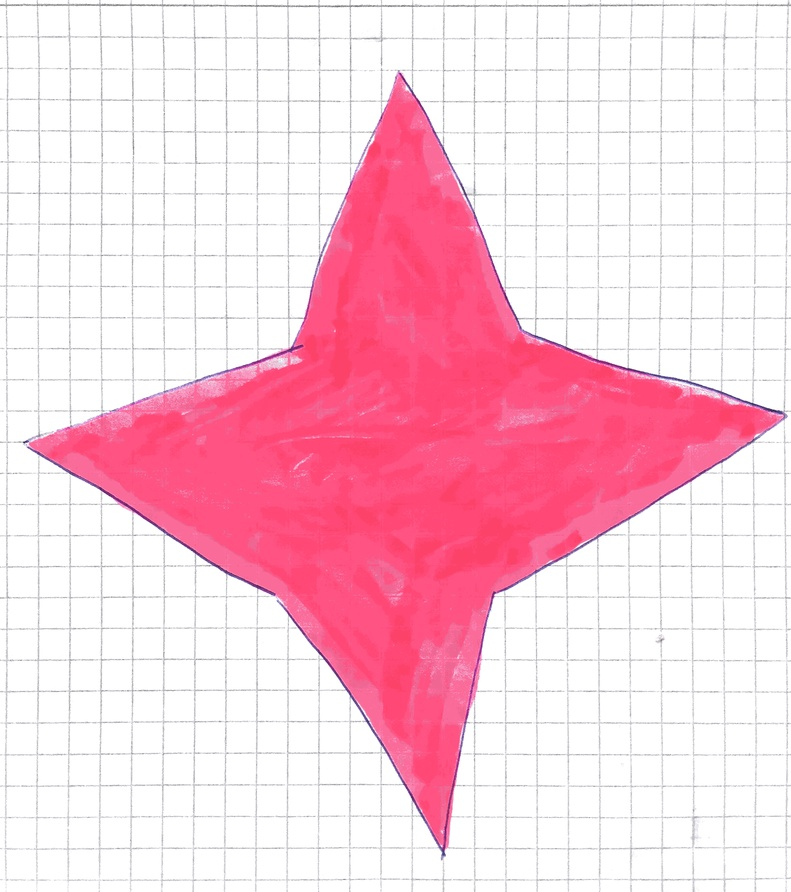
#> input picture TutorialOpenCV/images/redstar.jpg, 791 x 892 px, shrunk from 2129 x 2400 before the run
$ python contours_redstar001.py   (Python 2 division)
#> lines starting #> are read from the running program, lines starting #| are printed output that depends on the picture; after the words box and inside, x2 and y2 are one past the last pixel; in counts of white or black regions, pixels touching at a corner belong together
import cv2
import numpy as np

# load original image
img = cv2.imread('../../images/redstar.jpg')
#> img is the input picture: shape (892, 791, 3); mean B, G, R 218.3, 205.6, 249.6

# convert to grayscale
img_grey = cv2.cvtColor(img,cv2.COLOR_BGR2GRAY)
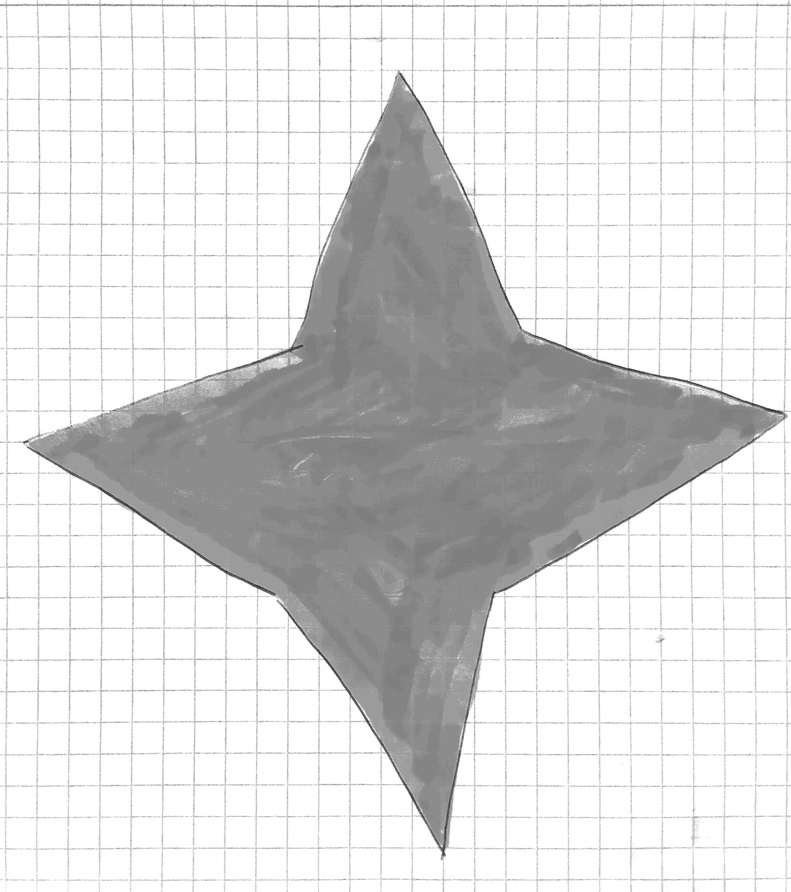
#> img_grey: shape (892, 791); min 35, max 255, mean 220.2


# convert to binary
ret,img_binary = cv2.threshold(img_grey,0,255,cv2.THRESH_BINARY_INV+cv2.THRESH_OTSU)
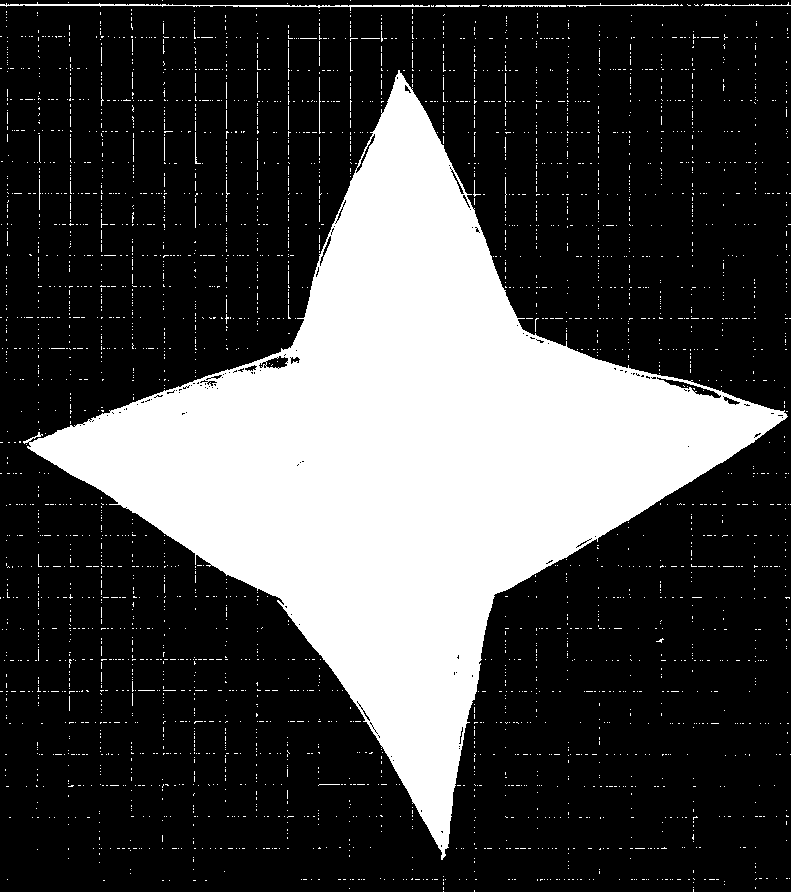
#> img_binary: shape (892, 791); 28% white; 3436 white regions (3411 under 20 px)
#> ret = 196

img_contours = img_binary.copy()
contours, hierachy = cv2.findContours(img_contours,cv2.RETR_TREE,cv2.CHAIN_APPROX_SIMPLE)
#> contours = 3601 contours, 3578 with area under 20; largest, box (x1, y1, x2, y2) and area: (23, 70, 788, 860) 187960, (656, 376, 722, 399) 356, (0, 2, 430, 11) 331, (265, 355, 289, 369) 208, (355, 133, 376, 174) 124
print len(contours)
#| 3601

#img_contours = img.copy()
#cv2.drawContours(img_contours, contours, -1, (0,255,0), 3)

cv2.namedWindow('original', cv2.WINDOW_NORMAL)
cv2.imshow('original',img)

cv2.namedWindow('grey', cv2.WINDOW_NORMAL)
cv2.imshow('grey',img_grey)

cv2.namedWindow('binary', cv2.WINDOW_NORMAL)
cv2.imshow('binary',img_binary)

cv2.namedWindow('contours', cv2.WINDOW_NORMAL)
cv2.imshow('contours',img_contours)

cv2.waitKey(0)
cv2.destroyAllWindows()
